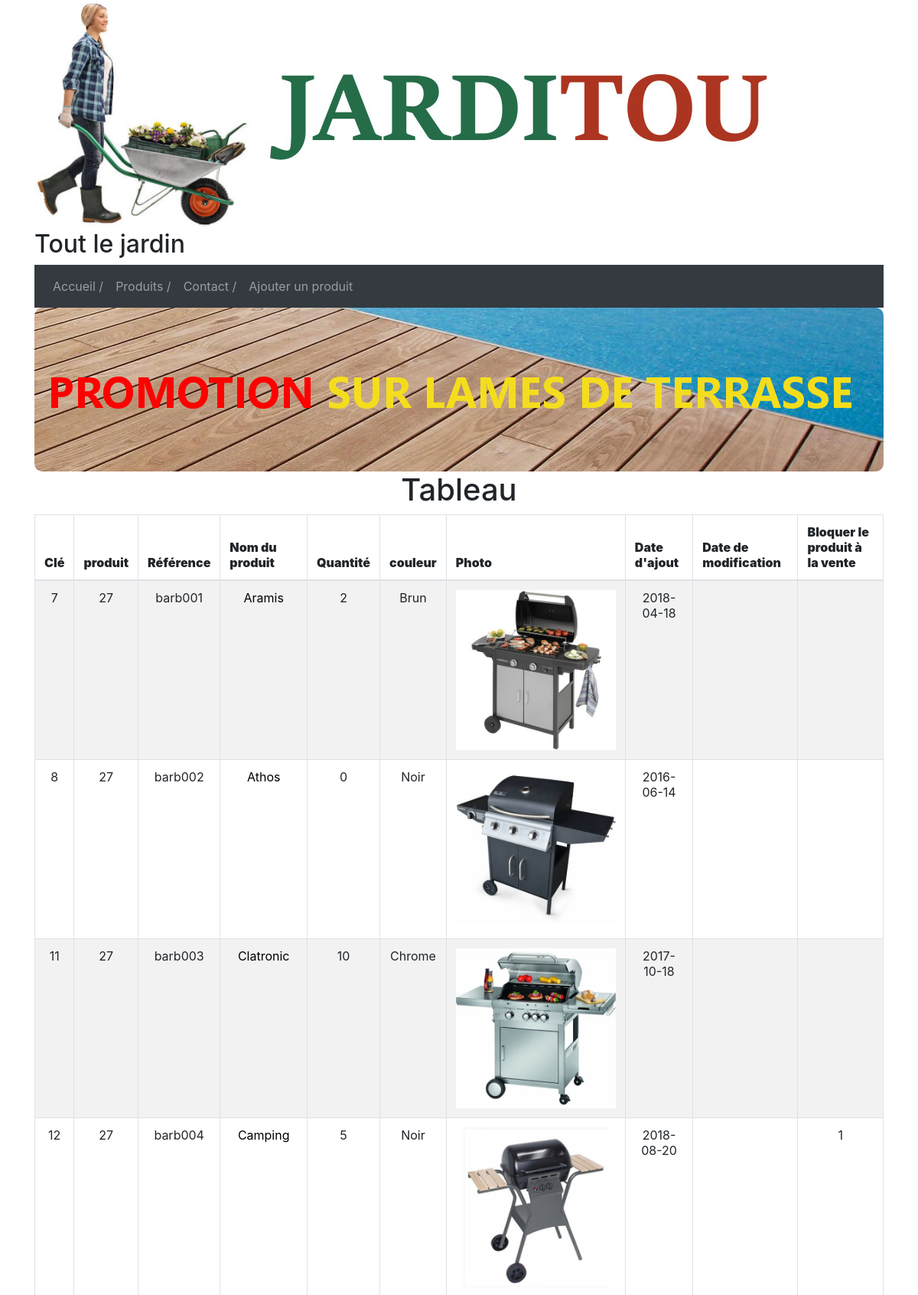
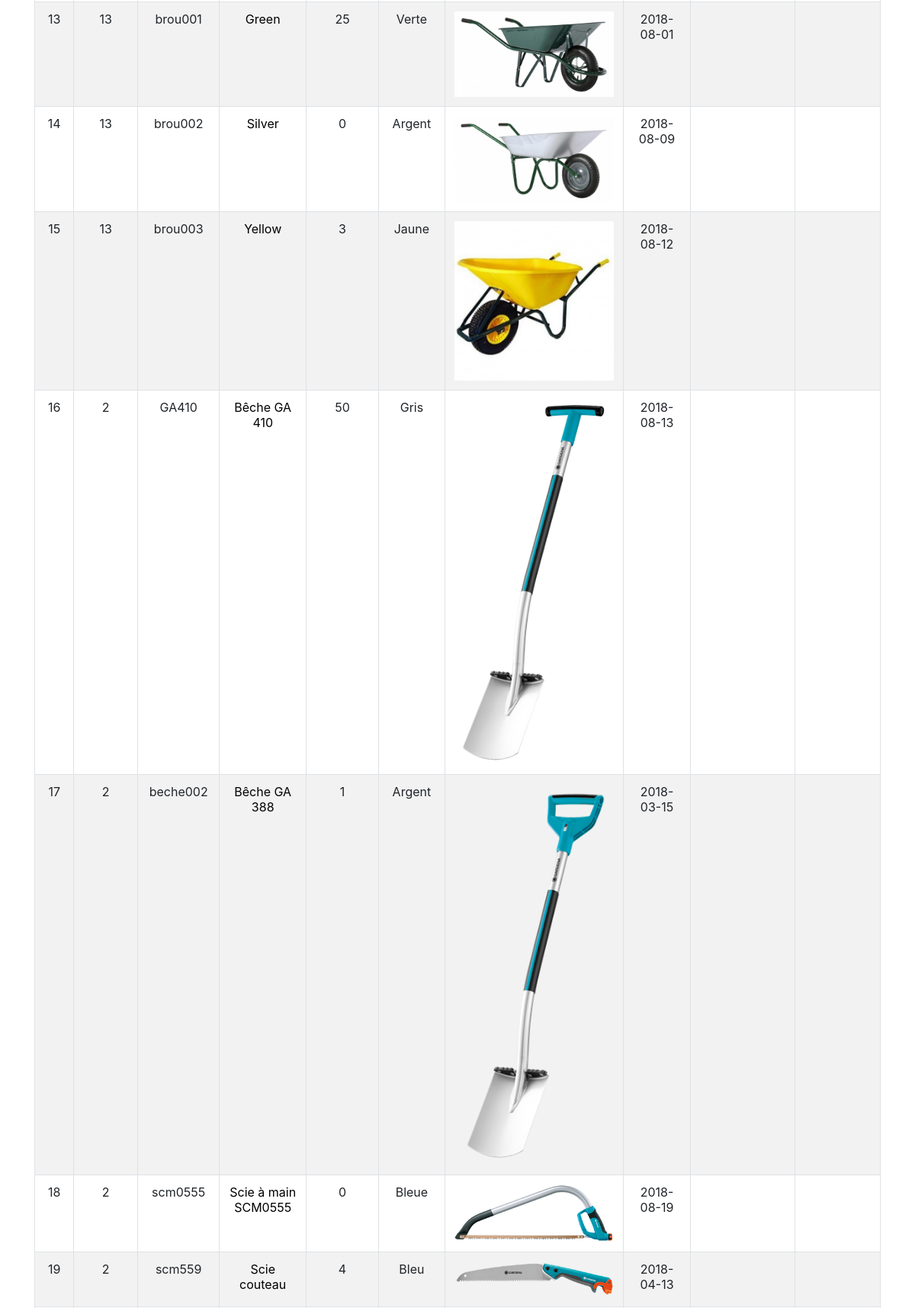
Page /views/tableau.php (upper part) on the committed database (2 pictures, top to bottom).
### tables this page shows
CREATE TABLE IF NOT EXISTS `produits` (
  `pro_id` int(10) UNSIGNED NOT NULL AUTO_INCREMENT COMMENT 'Clé de la table produits',
  `pro_cat_id` int(10) UNSIGNED NOT NULL COMMENT 'Catégorie du produit',
  `pro_ref` varchar(10) NOT NULL COMMENT 'Référence produit',
  `pro_libelle` varchar(200) NOT NULL COMMENT 'Nom du produit',
  `pro_description` varchar(1000) DEFAULT NULL COMMENT 'Description du produit',
  `pro_prix` decimal(6,2) UNSIGNED NOT NULL COMMENT 'Prix ',
  `pro_stock` int(11) NOT NULL DEFAULT '0' COMMENT 'Nombre d''unités en stock',
  `pro_couleur` varchar(30) DEFAULT NULL COMMENT 'Couleur',
  `pro_photo` varchar(4) DEFAULT 'jpg' COMMENT 'Extension de la photo',
  `pro_d_ajout` date NOT NULL COMMENT 'Date d''ajout',
  `pro_d_modif` datetime DEFAULT NULL COMMENT 'Date de modification',
  `pro_bloque` tinyint(1) DEFAULT NULL COMMENT 'Bloquer le produit à la vente',
  PRIMARY KEY (`pro_id`),
  UNIQUE KEY `idx_pro_ref` (`pro_ref`),
  KEY `fk_produits_cat_id` (`pro_cat_id`)
);

### views/tableau.php (the view, shortened to what this page needs)
  <?php
include("./headerviews.php");
?>
  <?php
$db=connexionBase();
$requete = "SELECT * FROM produits";
$result = $db->query($requete);
?>
            <h1 class="tableh1">Tableau</h1>
        <div class="table-responsive">
            <table class="table table-striped table-hover table-bordered" height="110px" width="1000px">
              <thead>
                <tr>
                    <th><b>Clé<b></th>
                    <th><b>produit</b></th>
                    <th><b>Référence</b></th>
                    <th><b>Nom du produit</b></th>
                    <th><b>Quantité</b></th>
                    <th><b>couleur</b></th>
                    <th><b>Photo</b></th>
                    <th><b>Date d'ajout</b></th>
                    <th><b>Date de modification</b></th>
                    <th><b>Bloquer le produit à la vente</b></th>
                </tr>
            </thead>
            <?php
            while ($product = $result->fetchObject()) {
                ?>
                	<tr>
                    <td><?=$product->pro_id; ?></td>
<td><?=$product->pro_cat_id; ?></td>
<td><?=$product->pro_ref; ?></td>
<td><a href="./infoproduit.php?pro_id=<?=$product->pro_id;?>"><?=$product->pro_libelle;?></a></td>
<td><?=$product->pro_stock; ?></td>
<td><?=$product->pro_couleur; ?></td>
<td scrape="row"><img class="img-fluid" src="../assets/img/<?=$product->pro_id.".".$product->pro_photo?>"></td>
<td><?=$product->pro_d_ajout; ?></td>
<td><?=$product->pro_d_modif; ?></td>
<td><?=$product->pro_bloque; ?></td>
</tr>
<?php
}
?>
</table>
<?php
include("./footer.php");
?>
</html>

### views/headerviews.php (shortened to what this page needs)
<head>
    <link rel="stylesheet" href="https://stackpath.bootstrapcdn.com/bootstrap/4.1.3/css/bootstrap.min.css">
    <link rel="stylesheet" href="../assets/css/Index.css">
</head>
    <body>
      <div class="container">
      <header>
            <img class="img-fluid" src="../assets/img/jarditou_logo.jpg" alt="logo" title="logo"> </a>
      </header>
      <h2>Tout le jardin</h2>
            <nav id="navbar" class="navbar navbar-expand-sm bg-dark navbar-dark">
            <div class="collapse navbar-collapse" id="collapsibleNavbar">
              <ul class="navbar-nav">
                <li class="nav-item"><a class="nav-link" href="../index.php">Accueil /</a></li>
                <li class="nav-item"><a class="nav-link" href="tableau.php">Produits /<a></li>
                <li class="nav-item"><a class="nav-link" href="contact.php">Contact /</a></li>
                <li class="nav-item"><a class="nav-link" href="ajout.php">Ajouter un produit</a></li>
              </ul>
            </div>
            </nav>
              <img class="promotion" src="../assets/img/promotion.jpg" alt="promotion" title="promotion">
</html>

### views/footer.php (shortened to what this page needs)
</div>
</body>

### assets/css/Index.css (style rules this page uses)
header { display: flex; justify-content: flex-start }
a:link { color: black; }
.promotion { width: 100%; height: auto; border-radius: 10px; }
table { margin: auto; }
td { text-align :center; }
.tableh1 { text-align: center; }

### rows in the picture
produits: pro_id "7", pro_cat "27", pro_ref "barb001", pro_libelle "Aramis", pro_stock "2", pro_couleur "Brun", shows a picture, pro_d_ajout "2018-04-18"
produits: pro_id "8", pro_cat "27", pro_ref "barb002", pro_libelle "Athos", pro_stock "0", pro_couleur "Noir", shows a picture, pro_d_ajout "2016-06-14"
produits: pro_id "11", pro_cat "27", pro_ref "barb003", pro_libelle "Clatronic", pro_stock "10", pro_couleur "Chrome", shows a picture, pro_d_ajout "2017-10-18"
produits: pro_id "12", pro_cat "27", pro_ref "barb004", pro_libelle "Camping", pro_stock "5", pro_couleur "Noir", shows a picture, pro_d_ajout "2018-08-20", pro_bloque "1"
produits: pro_id "13", pro_cat "13", pro_ref "brou001", pro_libelle "Green", pro_stock "25", pro_couleur "Verte", shows a picture, pro_d_ajout "2018-08-01"
produits: pro_id "14", pro_cat "13", pro_ref "brou002", pro_libelle "Silver", pro_stock "0", pro_couleur "Argent", shows a picture, pro_d_ajout "2018-08-09"
produits: pro_id "15", pro_cat "13", pro_ref "brou003", pro_libelle "Yellow", pro_stock "3", pro_couleur "Jaune", shows a picture, pro_d_ajout "2018-08-12"
produits: pro_id "16", pro_cat "2", pro_ref "GA410", pro_libelle "Bêche GA 410", pro_stock "50", pro_couleur "Gris", shows a picture, pro_d_ajout "2018-08-13"
produits: pro_id "17", pro_cat "2", pro_ref "beche002", pro_libelle "Bêche GA 388", pro_stock "1", pro_couleur "Argent", shows a picture, pro_d_ajout "2018-03-15"
produits: pro_id "18", pro_cat "2", pro_ref "scm0555", pro_libelle "Scie à main SCM0555", pro_stock "0", pro_couleur "Bleue", shows a picture, pro_d_ajout "2018-08-19"
produits: pro_id "19", pro_cat "2", pro_ref "scm559", pro_libelle "Scie couteau", pro_stock "4", pro_couleur "Bleu", shows a picture, pro_d_ajout "2018-04-13"
